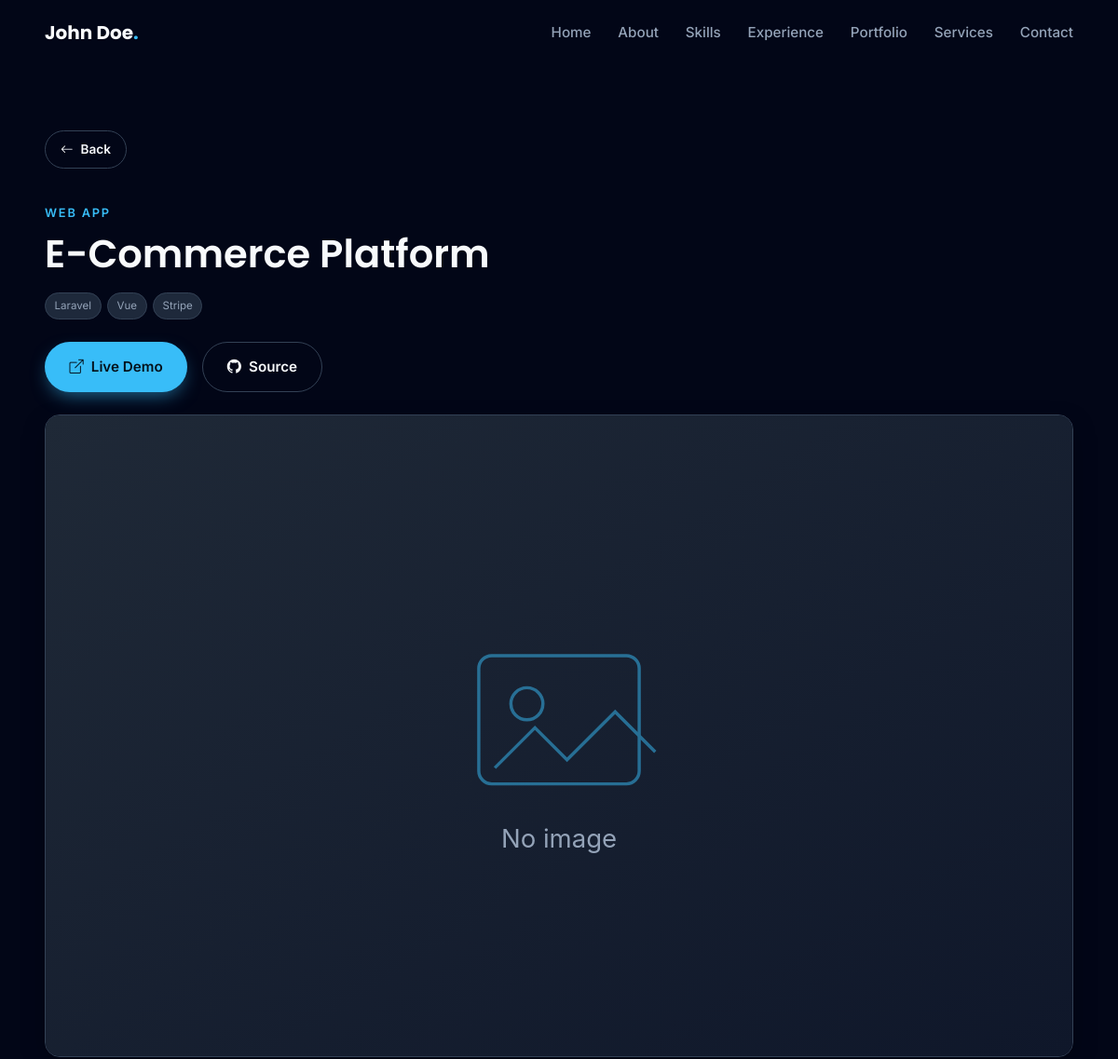
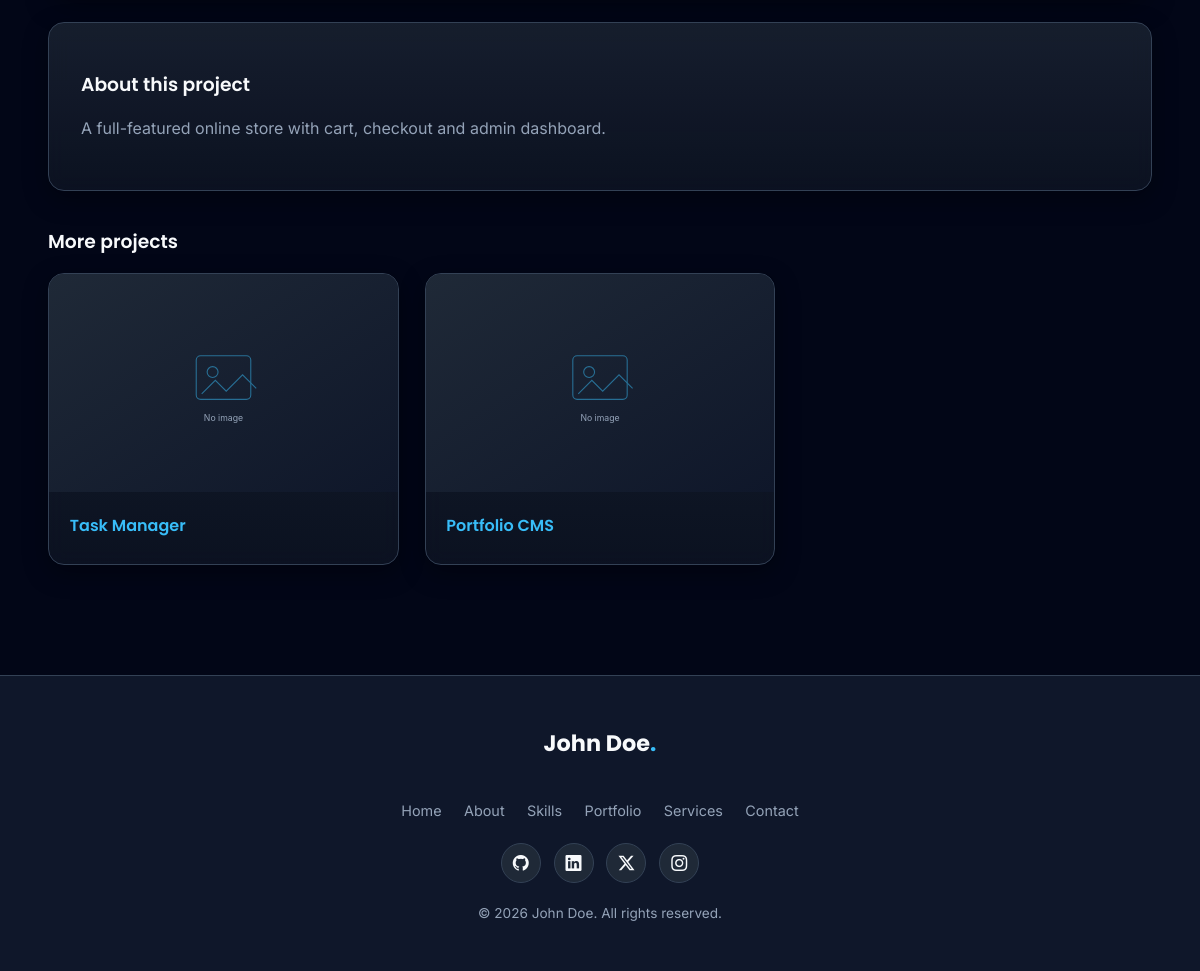
Screenshot of /portfolio/ecommerce-platform with the database file from the repository (2 pictures, top to bottom).
### tables this page shows
CREATE TABLE `profiles` (
  `id`         INT UNSIGNED NOT NULL AUTO_INCREMENT,
  `name`       VARCHAR(120) NOT NULL,
  `title`      VARCHAR(150) DEFAULT NULL,
  `photo`      VARCHAR(255) DEFAULT NULL,
  `bio`        TEXT,
  `email`      VARCHAR(150) DEFAULT NULL,
  `phone`      VARCHAR(50)  DEFAULT NULL,
  `address`    VARCHAR(255) DEFAULT NULL,
  `birthday`   DATE DEFAULT NULL,
  `freelance`  ENUM('Available','Not Available') DEFAULT 'Available',
  `linkedin`   VARCHAR(255) DEFAULT NULL,
  `github`     VARCHAR(255) DEFAULT NULL,
  `instagram`  VARCHAR(255) DEFAULT NULL,
  `facebook`   VARCHAR(255) DEFAULT NULL,
  `twitter`    VARCHAR(255) DEFAULT NULL,
  `youtube`    VARCHAR(255) DEFAULT NULL,
  `website`    VARCHAR(255) DEFAULT NULL,
  `resume`     VARCHAR(255) DEFAULT NULL,
  `updated_at` DATETIME DEFAULT CURRENT_TIMESTAMP ON UPDATE CURRENT_TIMESTAMP,
  PRIMARY KEY (`id`)
);

CREATE TABLE `portfolios` (
  `id`          INT UNSIGNED NOT NULL AUTO_INCREMENT,
  `title`       VARCHAR(200) NOT NULL,
  `slug`        VARCHAR(220) NOT NULL UNIQUE,
  `category`    VARCHAR(100) DEFAULT NULL,
  `thumbnail`   VARCHAR(255) DEFAULT NULL,
  `description` TEXT,
  `technology`  VARCHAR(255) DEFAULT NULL,
  `github_url`  VARCHAR(255) DEFAULT NULL,
  `demo_url`    VARCHAR(255) DEFAULT NULL,
  `status`      ENUM('Published','Draft') DEFAULT 'Published',
  `featured`    TINYINT(1) DEFAULT 0,
  `meta_title`  VARCHAR(200) DEFAULT NULL,
  `meta_description` VARCHAR(255) DEFAULT NULL,
  `sort_order`  INT DEFAULT 0,
  `views`       INT UNSIGNED DEFAULT 0,
  `created_at`  DATETIME DEFAULT CURRENT_TIMESTAMP,
  PRIMARY KEY (`id`)
);

CREATE TABLE `social_medias` (
  `id`    INT UNSIGNED NOT NULL AUTO_INCREMENT,
  `platform` VARCHAR(60) NOT NULL,
  `icon`  VARCHAR(80) DEFAULT NULL,
  `url`   VARCHAR(255) NOT NULL,
  `sort_order` INT DEFAULT 0,
  PRIMARY KEY (`id`)
);

### application/controllers/Portfolio.php (called while the page is built, shortened)
<?php
class Portfolio extends Public_Controller {
    public function __construct()
    {
        parent::__construct();
        $this->load->model('Portfolio_model');
    }
    public function detail($slug)
    {
        $project = $this->Portfolio_model->by_slug($slug);
        $this->Portfolio_model->increment_views($project['id']);
        $data = array(
            'project'    => $project,
            'gallery'    => $this->Portfolio_model->images($project['id']),
            'related'    => array_slice($this->Portfolio_model->published(), 0, 3),
            'page_title' => $project['meta_title'] ?: $project['title'],
        );
        $this->load->view('portfolio/detail', $data);
    }
}

### index.php (called while the page is built, shortened)
<?php
require_once BASEPATH.'core/CodeIgniter.php';

### application/models/Profile_model.php (called while the page is built, shortened)
<?php
class Profile_model extends MY_Model {
    protected $table = 'profiles';
    public function get()
    {
        return $this->db->order_by('id', 'ASC')->limit(1)->get($this->table)->row_array();
    }
}

### application/core/MY_Controller.php (called while the page is built, shortened)
<?php
class Public_Controller extends MY_Controller {
    public function __construct()
    {
        $this->load->model(array('Setting_model', 'Profile_model', 'Social_model'));
        $this->settings = $this->Setting_model->all_kv();
        $this->load->vars(array(
            'settings' => $this->settings,
            'profile'  => $this->Profile_model->get(),
            'socials'  => $this->Social_model->all(),
        ));
    }
}

### application/helpers/general_helper.php (called while the page is built, shortened)
<?php
if ( ! function_exists('e'))
{
    function e($value)
    {
        return htmlspecialchars((string) $value, ENT_QUOTES, 'UTF-8');
    }
}

### application/core/MY_Model.php (called while the page is built, shortened)
<?php
class MY_Model extends CI_Model {
    protected $table    = '';
    protected $order_by = 'id ASC';
    public function all($where = array())
    {
        if ( ! empty($where)) $this->db->where($where);
        if ($this->order_by)  $this->db->order_by($this->order_by);
        return $this->db->get($this->table)->result_array();
    }
    public function find_by($field, $value)
    {
        return $this->db->where($field, $value)->get($this->table)->row_array();
    }
}

### application/models/Portfolio_model.php (called while the page is built, shortened)
<?php
class Portfolio_model extends MY_Model {
    public function published()
    {
        return $this->all(array('status' => 'Published'));
    }
    public function by_slug($slug)
    {
        return $this->find_by('slug', $slug);
    }
    public function images($portfolio_id)
    {
        return $this->db->where('portfolio_id', $portfolio_id)
                        ->order_by('sort_order', 'ASC')
                        ->get('portfolio_images')->result_array();
    }
}

### application/views/portfolio/detail.php (the view, shortened to what this page needs)
<?php
$this->load->view('layouts/header');
?>
<section class="detail-hero">
  <div class="container">
    <a href="<?= base_url() ?>#portfolio" class="btn btn-ghost btn-sm" style="margin-bottom:1.5rem"><i class="bi bi-arrow-left"></i> Back</a>
    <p class="section-eyebrow"><?= e($project['category']) ?></p>
    <h1 class="section-title"><?= e($project['title']) ?></h1>
    <div class="tags" style="margin:1rem 0">
      <?php foreach (explode(',', (string)$project['technology']) as $t): if(trim($t)==='')continue; ?><span class="tag"><?= e(trim($t)) ?></span><?php endforeach; ?>
    </div>
    <div class="cta" style="display:flex;gap:1rem;margin:1.5rem 0">
      <?php if ($project['demo_url']): ?><a href="<?= e($project['demo_url']) ?>" target="_blank" rel="noopener" class="btn btn-primary"><i class="bi bi-box-arrow-up-right"></i> Live Demo</a><?php endif; ?>
      <?php if ($project['github_url']): ?><a href="<?= e($project['github_url']) ?>" target="_blank" rel="noopener" class="btn btn-ghost"><i class="bi bi-github"></i> Source</a><?php endif; ?>
    </div>
    <img class="about-photo" style="width:100%;margin:1rem 0" src="<?= $project['thumbnail'] ? upload_url('portfolio/'.$project['thumbnail']) : base_url('assets/images/placeholder.svg') ?>" alt="<?= e($project['title']) ?>">
    <div class="glass" style="padding:2rem;margin-top:1.5rem">
      <h3>About this project</h3>
      <p class="text-muted-2"><?= nl2br(e($project['description'])) ?></p>
    </div>
    <?php if ( ! empty($related)): ?>
    <h3 style="margin-top:2.5rem">More projects</h3>
    <div class="portfolio-grid" style="margin-top:1rem">
      <?php foreach ($related as $p): if($p['id']==$project['id'])continue; ?>
      <a href="<?= site_url('portfolio/'.$p['slug']) ?>" class="pf-card glass" style="display:block">
        <div class="pf-thumb"><img src="<?= $p['thumbnail'] ? upload_url('portfolio/'.$p['thumbnail']) : base_url('assets/images/placeholder.svg') ?>" alt="<?= e($p['title']) ?>"></div>
        <div class="pf-body"><h4><?= e($p['title']) ?></h4></div>
      </a>
      <?php endforeach; ?>
    </div>
    <?php endif; ?>
  </div>
</section>
<?php $this->load->view('layouts/footer'); ?>

### application/views/layouts/header.php (shortened to what this page needs)
<!DOCTYPE html>
<html lang="en">
<head>
  <link rel="stylesheet" href="https://cdn.jsdelivr.net/npm/bootstrap-icons@1.11.3/font/bootstrap-icons.min.css">
  <link rel="stylesheet" href="https://unpkg.com/aos@2.3.4/dist/aos.css">
  <link rel="stylesheet" href="<?= base_url('assets/css/style.css') ?>">
</head>
<body>
<nav class="navbar">
  <div class="container inner">
    <a href="<?= base_url() ?>" class="brand"><?= e($profile['name'] ?? 'Portfolio') ?><span>.</span></a>
    <ul class="nav-links">
      <li><a href="#home">Home</a></li>
      <li><a href="#about">About</a></li>
      <li><a href="#skills">Skills</a></li>
      <li><a href="#experience">Experience</a></li>
      <li><a href="#portfolio">Portfolio</a></li>
      <li><a href="#services">Services</a></li>
      <li><a href="#contact">Contact</a></li>
    </ul>
  </div>
</nav>

### application/views/layouts/footer.php (shortened to what this page needs)
<footer class="footer">
  <div class="container">
    <a href="<?= base_url() ?>" class="brand"><?= e($profile['name'] ?? 'Portfolio') ?><span>.</span></a>
    <ul class="footer-links">
      <li><a href="#home">Home</a></li>
      <li><a href="#about">About</a></li>
      <li><a href="#skills">Skills</a></li>
      <li><a href="#portfolio">Portfolio</a></li>
      <li><a href="#services">Services</a></li>
      <li><a href="#contact">Contact</a></li>
    </ul>
    <?php if ( ! empty($socials)): ?>
    <div class="footer-social">
      <?php foreach ($socials as $s): ?>
        <a href="<?= e($s['url']) ?>" target="_blank" rel="noopener" title="<?= e($s['platform']) ?>"><i class="bi <?= e($s['icon'] ?: 'bi-link-45deg') ?>"></i></a>
      <?php endforeach; ?>
    </div>
    <?php endif; ?>
    <p class="copy">&copy; <?= date('Y') ?> <?= e($profile['name'] ?? '') ?>. All rights reserved.</p>
  </div>
</footer>
</body>
</html>

### assets/css/style.css (style rules this page uses)
:root { --primary: #0F172A; --secondary: #1E293B; --bg: #020617; --surface: #111827; --card: #1F2937; --accent: #38BDF8; --accent-hover: #0EA5E9; --success: #22C55E; --warning: #F59E0B; --danger: #EF4444; --text: #F8FAFC; --text-muted: #94A3B8; --border: #334155; --radius: 16px; --shadow: 0 10px 30px -10px rgba(0, 0, 0, .55); --shadow-soft: 0 8px 24px rgba(0, 0, 0, .35); --trans: .25s cubic-bezier(.4, 0, .2, 1); }
* { box-sizing: border-box }
html { scroll-behavior: smooth }
body { margin: 0; font-family: 'Inter', system-ui, -apple-system, sans-serif; background: var(--bg); color: var(--text); line-height: 1.7; overflow-x: hidden; }
h1, h2, h3, h4, h5, .font-head { font-family: 'Poppins', sans-serif; font-weight: 600; line-height: 1.2 }
a { color: var(--accent); text-decoration: none; transition: color var(--trans) }
img { max-width: 100%; display: block }
section { padding: 110px 0; position: relative }
.container { width: min(1140px, 92%); margin-inline: auto }
.text-muted-2 { color: var(--text-muted) }
.section-eyebrow { color: var(--accent); font-weight: 600; letter-spacing: .14em; text-transform: uppercase; font-size: .8rem; margin-bottom: .5rem }
.section-title { font-size: clamp(1.8rem, 4vw, 2.6rem); margin: 0 0 .6rem }
.btn { display: inline-flex; align-items: center; gap: .5rem; padding: .8rem 1.6rem; border-radius: 999px; border: 1px solid transparent; font-weight: 600; font-size: .95rem; cursor: pointer; transition: transform var(--trans), background var(--trans), box-shadow var(--trans); }
.btn-primary { background: var(--accent); color: #04121c; box-shadow: 0 8px 20px -6px rgba(56, 189, 248, .6) }
.btn-ghost { background: transparent; border-color: var(--border); color: var(--text) }
.btn-sm { padding: .5rem 1rem; font-size: .85rem }
.navbar { position: fixed; top: 0; left: 0; right: 0; z-index: 1000; padding: 1.1rem 0; transition: var(--trans); }
.navbar .inner { display: flex; align-items: center; justify-content: space-between }
.brand { font-family: 'Poppins'; font-weight: 700; font-size: 1.25rem; color: var(--text) }
.brand span { color: var(--accent) }
.nav-links { display: flex; gap: 1.8rem; list-style: none; margin: 0; padding: 0 }
.nav-links a { color: var(--text-muted); font-size: .95rem; font-weight: 500 }
.glass { background: linear-gradient(180deg, rgba(31, 41, 55, .7), rgba(17, 24, 39, .65)); border: 1px solid var(--border); border-radius: var(--radius); backdrop-filter: blur(10px); box-shadow: var(--shadow-soft); transition: transform var(--trans), box-shadow var(--trans), border-color var(--trans); }
.about-photo { border-radius: var(--radius); border: 1px solid var(--border); box-shadow: var(--shadow) }
.tags { display: flex; flex-wrap: wrap; gap: .4rem; margin-top: .8rem }
.tag { font-size: .72rem; padding: .25rem .6rem; border-radius: 999px; background: var(--secondary); border: 1px solid var(--border); color: var(--text-muted) }
.portfolio-grid { display: grid; grid-template-columns: repeat(auto-fill, minmax(320px, 1fr)); gap: 1.6rem }
.pf-card { overflow: hidden }
.pf-thumb { position: relative; aspect-ratio: 16/10; overflow: hidden }
.pf-thumb img { width: 100%; height: 100%; object-fit: cover; transition: transform .5s ease }
.pf-body { padding: 1.3rem }
.pf-body h4 { margin: .2rem 0 .5rem }
.footer { background: var(--primary); border-top: 1px solid var(--border); padding: 3rem 0 2rem; text-align: center }
.footer .brand { font-size: 1.4rem; margin-bottom: 1rem; display: inline-block }
.footer-links { display: flex; gap: 1.4rem; justify-content: center; list-style: none; padding: 0; margin: 1.2rem 0; flex-wrap: wrap }
.footer-links a { color: var(--text-muted); font-size: .9rem }
.footer-social { display: flex; gap: .8rem; justify-content: center; margin: 1.2rem 0 }
.footer-social a { width: 40px; height: 40px; border-radius: 50%; display: grid; place-items: center; background: var(--card); border: 1px solid var(--border); color: var(--text) }
.footer .copy { color: var(--text-muted); font-size: .85rem; margin-top: 1rem }
.detail-hero { padding-top: 140px }

### rows the page displays
profiles: name "John Doe"
portfolios: category "WEB APP", title "E-Commerce Platform", technology "Laravel", technology "Vue", technology "Stripe", description "A full-featured online store with cart, checkout and admin dashboard."
portfolios: title "Task Manager"
portfolios: title "Portfolio CMS"
